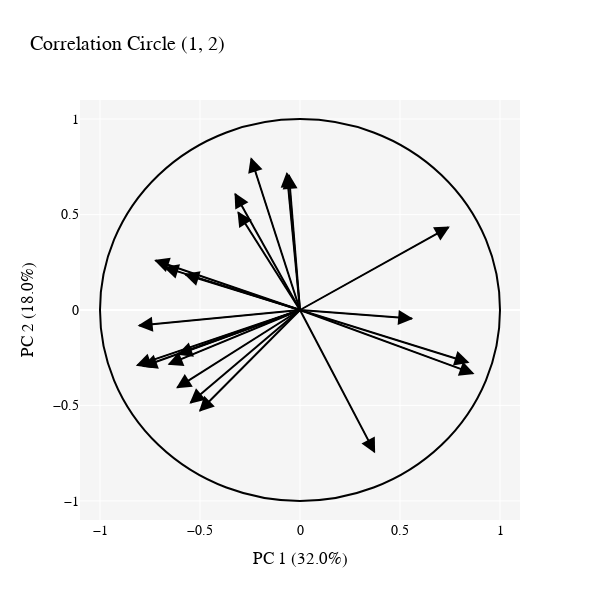

This figure's notebook cell:
### Code cell
corr_df = calculate_var_corrs((0, 1), X, Xpca, var_names, dac_pca.explained_variance_ratio_, 0.5)
fig20 = create_correlation_circle(corr_df)
fig20.show()

### Figure 1 — Plotly figure (JSON) as saved in the notebook; plotly's stock layout.template omitted (floating-point values rounded to 4 significant figures)
{"data": [{"hovertemplate": "ODA as percent of GNI (log)<br>(-0.61; -0.23)", "marker": {"color": "black"}, "mode": "lines", "name": "", "showlegend": false, "type": "scatter", "x": [0, -0.6077], "y": [0, -0.232]}, {"hovertemplate": "Europe (%)<br>(0.86; -0.33)", "marker": {"color": "black"}, "mode": "lines", "name": "", "showlegend": false, "type": "scatter", "x": [0, 0.8639], "y": [0, -0.3318]}, {"hovertemplate": "South & Central Asia (%)<br>(-0.31; 0.51)", "marker": {"color": "black"}, "mode": "lines", "name": "", "showlegend": false, "type": "scatter", "x": [0, -0.3094], "y": [0, 0.5119]}, {"hovertemplate": "Asia-Pacific (%)<br>(-0.07; 0.72)", "marker": {"color": "black"}, "mode": "lines", "name": "", "showlegend": false, "type": "scatter", "x": [0, -0.06562], "y": [0, 0.7151]}, {"hovertemplate": "Sub-Saharan Africa (%)<br>(-0.66; -0.28)", "marker": {"color": "black"}, "mode": "lines", "name": "", "showlegend": false, "type": "scatter", "x": [0, -0.6551], "y": [0, -0.2836]}, {"hovertemplate": "poor country focus (%)<br>(-0.8; -0.08)", "marker": {"color": "black"}, "mode": "lines", "name": "", "showlegend": false, "type": "scatter", "x": [0, -0.8037], "y": [0, -0.08149]}, {"hovertemplate": "Fragile states (%)<br>(-0.72; 0.26)", "marker": {"color": "black"}, "mode": "lines", "name": "", "showlegend": false, "type": "scatter", "x": [0, -0.7222], "y": [0, 0.259]}, {"hovertemplate": "Education (%)<br>(0.56; -0.05)", "marker": {"color": "black"}, "mode": "lines", "name": "", "showlegend": false, "type": "scatter", "x": [0, 0.5603], "y": [0, -0.04509]}, {"hovertemplate": "Government, Society and Peace (%)<br>(-0.61; -0.41)", "marker": {"color": "black"}, "mode": "lines", "name": "", "showlegend": false, "type": "scatter", "x": [0, -0.6134], "y": [0, -0.4065]}, {"hovertemplate": "Transport, Communication and Energy (%)<br>(-0.06; 0.71)", "marker": {"color": "black"}, "mode": "lines", "name": "", "showlegend": false, "type": "scatter", "x": [0, -0.05518], "y": [0, 0.7061]}, {"hovertemplate": "Multi-Sector / Cross-Cutting (%)<br>(-0.57; 0.19)", "marker": {"color": "black"}, "mode": "lines", "name": "", "showlegend": false, "type": "scatter", "x": [0, -0.5739], "y": [0, 0.1864]}, {"hovertemplate": "Humanitarian Aid (%)<br>(-0.55; -0.49)", "marker": {"color": "black"}, "mode": "lines", "name": "", "showlegend": false, "type": "scatter", "x": [0, -0.5474], "y": [0, -0.4862]}, {"hovertemplate": "Project-type interventions (%)<br>(-0.32; 0.61)", "marker": {"color": "black"}, "mode": "lines", "name": "", "showlegend": false, "type": "scatter", "x": [0, -0.324], "y": [0, 0.6082]}, {"hovertemplate": "in-donor expenditures (%)<br>(0.84; -0.27)", "marker": {"color": "black"}, "mode": "lines", "name": "", "showlegend": false, "type": "scatter", "x": [0, 0.8392], "y": [0, -0.2735]}, {"hovertemplate": "Budget support and pooled funding (%)<br>(-0.78; -0.29)", "marker": {"color": "black"}, "mode": "lines", "name": "", "showlegend": false, "type": "scatter", "x": [0, -0.7813], "y": [0, -0.2947]}, {"hovertemplate": "Multilateral Organisations (%)<br>(-0.81; -0.29)", "marker": {"color": "black"}, "mode": "lines", "name": "", "showlegend": false, "type": "scatter", "x": [0, -0.8127], "y": [0, -0.2888]}, {"hovertemplate": "Public Sector (%)<br>(0.74; 0.43)", "marker": {"color": "black"}, "mode": "lines", "name": "", "showlegend": false, "type": "scatter", "x": [0, 0.7416], "y": [0, 0.4328]}, {"hovertemplate": "NGOs, civil society and research institutions (%)<br>(-0.5; -0.53)", "marker": {"color": "black"}, "mode": "lines", "name": "", "showlegend": false, "type": "scatter", "x": [0, -0.5003], "y": [0, -0.528]}, {"hovertemplate": "earmarked-to-core-ratio log<br>(-0.68; 0.22)", "marker": {"color": "black"}, "mode": "lines", "name": "", "showlegend": false, "type": "scatter", "x": [0, -0.6758], "y": [0, 0.2233]}, {"hovertemplate": "share of multilateral<br>(0.37; -0.74)", "marker": {"color": "black"}, "mode": "lines", "name": "", "showlegend": false, "type": "scatter", "x": [0, 0.372], "y": [0, -0.7432]}, {"hovertemplate": "share of cpa, log<br>(-0.24; 0.79)", "marker": {"color": "black"}, "mode": "lines", "name": "", "showlegend": false, "type": "scatter", "x": [0, -0.2438], "y": [0, 0.792]}], "layout": {"annotations": [{"arrowcolor": "black", "arrowhead": 2, "arrowsize": 3, "ax": 0, "axref": "x", "ay": 0, "ayref": "y", "showarrow": true, "x": -0.6138, "xref": "x", "y": -0.2343, "yref": "y"}, {"arrowcolor": "black", "arrowhead": 2, "arrowsize": 3, "ax": 0, "axref": "x", "ay": 0, "ayref": "y", "showarrow": true, "x": 0.8726, "xref": "x", "y": -0.3351, "yref": "y"}, {"arrowcolor": "black", "arrowhead": 2, "arrowsize": 3, "ax": 0, "axref": "x", "ay": 0, "ayref": "y", "showarrow": true, "x": -0.3125, "xref": "x", "y": 0.517, "yref": "y"}, {"arrowcolor": "black", "arrowhead": 2, "arrowsize": 3, "ax": 0, "axref": "x", "ay": 0, "ayref": "y", "showarrow": true, "x": -0.06627, "xref": "x", "y": 0.7222, "yref": "y"}, {"arrowcolor": "black", "arrowhead": 2, "arrowsize": 3, "ax": 0, "axref": "x", "ay": 0, "ayref": "y", "showarrow": true, "x": -0.6617, "xref": "x", "y": -0.2864, "yref": "y"}, {"arrowcolor": "black", "arrowhead": 2, "arrowsize": 3, "ax": 0, "axref": "x", "ay": 0, "ayref": "y", "showarrow": true, "x": -0.8118, "xref": "x", "y": -0.08231, "yref": "y"}, {"arrowcolor": "black", "arrowhead": 2, "arrowsize": 3, "ax": 0, "axref": "x", "ay": 0, "ayref": "y", "showarrow": true, "x": -0.7294, "xref": "x", "y": 0.2616, "yref": "y"}, {"arrowcolor": "black", "arrowhead": 2, "arrowsize": 3, "ax": 0, "axref": "x", "ay": 0, "ayref": "y", "showarrow": true, "x": 0.5659, "xref": "x", "y": -0.04554, "yref": "y"}, {"arrowcolor": "black", "arrowhead": 2, "arrowsize": 3, "ax": 0, "axref": "x", "ay": 0, "ayref": "y", "showarrow": true, "x": -0.6196, "xref": "x", "y": -0.4105, "yref": "y"}, {"arrowcolor": "black", "arrowhead": 2, "arrowsize": 3, "ax": 0, "axref": "x", "ay": 0, "ayref": "y", "showarrow": true, "x": -0.05574, "xref": "x", "y": 0.7131, "yref": "y"}, {"arrowcolor": "black", "arrowhead": 2, "arrowsize": 3, "ax": 0, "axref": "x", "ay": 0, "ayref": "y", "showarrow": true, "x": -0.5797, "xref": "x", "y": 0.1882, "yref": "y"}, {"arrowcolor": "black", "arrowhead": 2, "arrowsize": 3, "ax": 0, "axref": "x", "ay": 0, "ayref": "y", "showarrow": true, "x": -0.5529, "xref": "x", "y": -0.4911, "yref": "y"}, {"arrowcolor": "black", "arrowhead": 2, "arrowsize": 3, "ax": 0, "axref": "x", "ay": 0, "ayref": "y", "showarrow": true, "x": -0.3273, "xref": "x", "y": 0.6143, "yref": "y"}, {"arrowcolor": "black", "arrowhead": 2, "arrowsize": 3, "ax": 0, "axref": "x", "ay": 0, "ayref": "y", "showarrow": true, "x": 0.8476, "xref": "x", "y": -0.2762, "yref": "y"}, {"arrowcolor": "black", "arrowhead": 2, "arrowsize": 3, "ax": 0, "axref": "x", "ay": 0, "ayref": "y", "showarrow": true, "x": -0.7891, "xref": "x", "y": -0.2977, "yref": "y"}, {"arrowcolor": "black", "arrowhead": 2, "arrowsize": 3, "ax": 0, "axref": "x", "ay": 0, "ayref": "y", "showarrow": true, "x": -0.8208, "xref": "x", "y": -0.2917, "yref": "y"}, {"arrowcolor": "black", "arrowhead": 2, "arrowsize": 3, "ax": 0, "axref": "x", "ay": 0, "ayref": "y", "showarrow": true, "x": 0.749, "xref": "x", "y": 0.4372, "yref": "y"}, {"arrowcolor": "black", "arrowhead": 2, "arrowsize": 3, "ax": 0, "axref": "x", "ay": 0, "ayref": "y", "showarrow": true, "x": -0.5053, "xref": "x", "y": -0.5333, "yref": "y"}, {"arrowcolor": "black", "arrowhead": 2, "arrowsize": 3, "ax": 0, "axref": "x", "ay": 0, "ayref": "y", "showarrow": true, "x": -0.6825, "xref": "x", "y": 0.2255, "yref": "y"}, {"arrowcolor": "black", "arrowhead": 2, "arrowsize": 3, "ax": 0, "axref": "x", "ay": 0, "ayref": "y", "showarrow": true, "x": 0.3757, "xref": "x", "y": -0.7506, "yref": "y"}, {"arrowcolor": "black", "arrowhead": 2, "arrowsize": 3, "ax": 0, "axref": "x", "ay": 0, "ayref": "y", "showarrow": true, "x": -0.2462, "xref": "x", "y": 0.7999, "yref": "y"}], "font": {"color": "black", "family": "Montserrat", "size": 14}, "height": 600, "plot_bgcolor": "rgb(245, 245, 245)", "shapes": [{"line": {"color": "black"}, "type": "circle", "x0": -1, "x1": 1, "xref": "x", "y0": -1, "y1": 1, "yref": "y"}], "title": {"text": "Correlation Circle (1, 2)"}, "width": 600, "xaxis": {"range": [-1.1, 1.1], "title": {"text": "PC 1 (32.0%)"}, "type": "linear", "zeroline": false}, "yaxis": {"range": [-1.1, 1.1], "title": {"text": "PC 2 (18.0%)"}, "type": "linear"}}}
